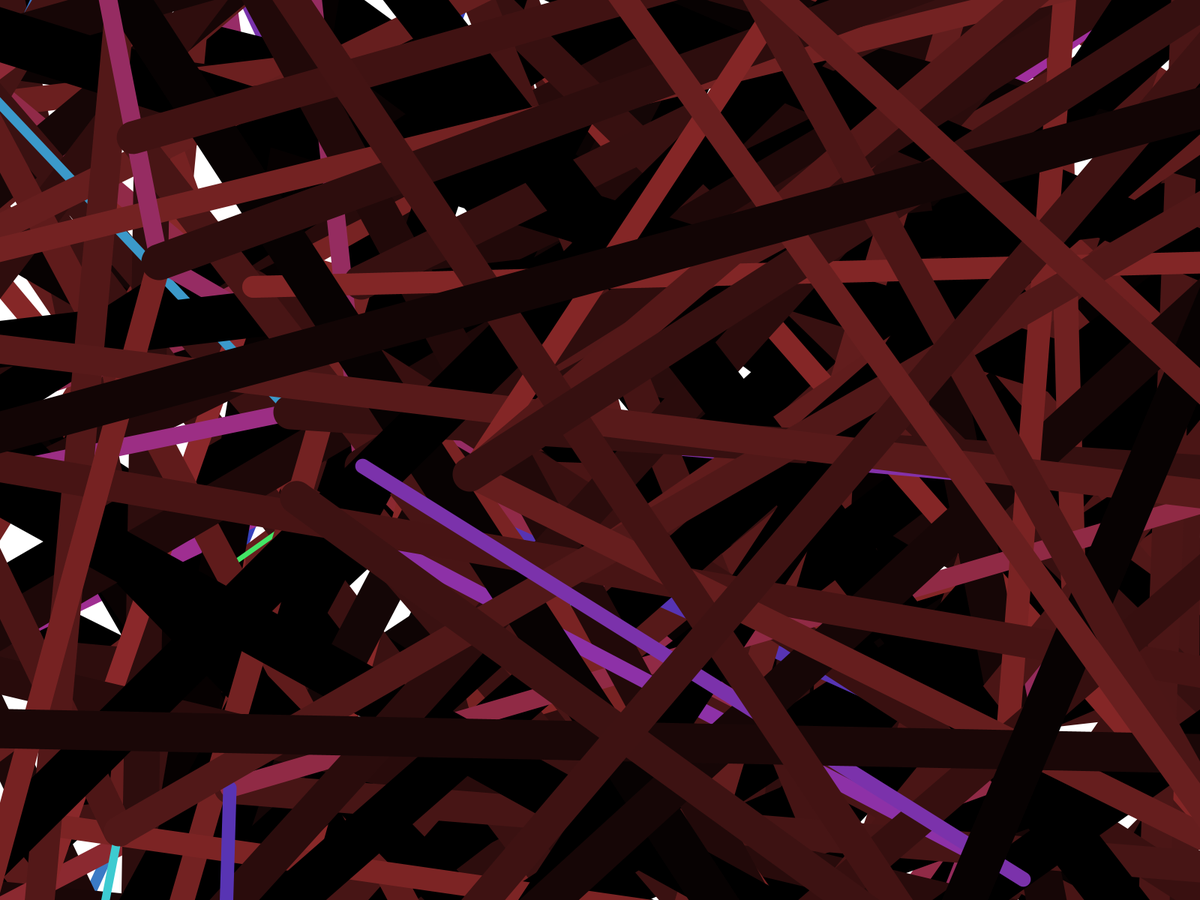
Frame 1 (no input)
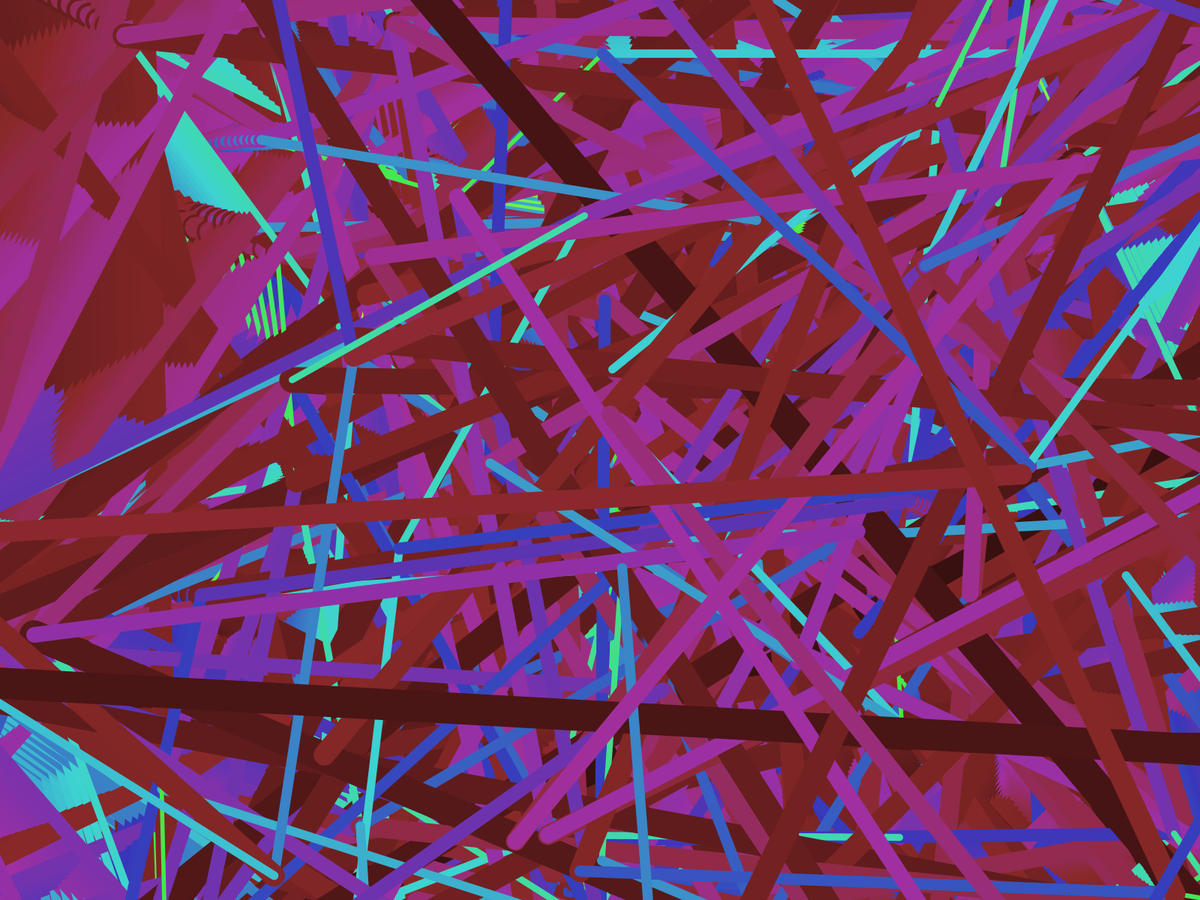
Frame 60 (the mouse pressed at the canvas centre just before this capture)
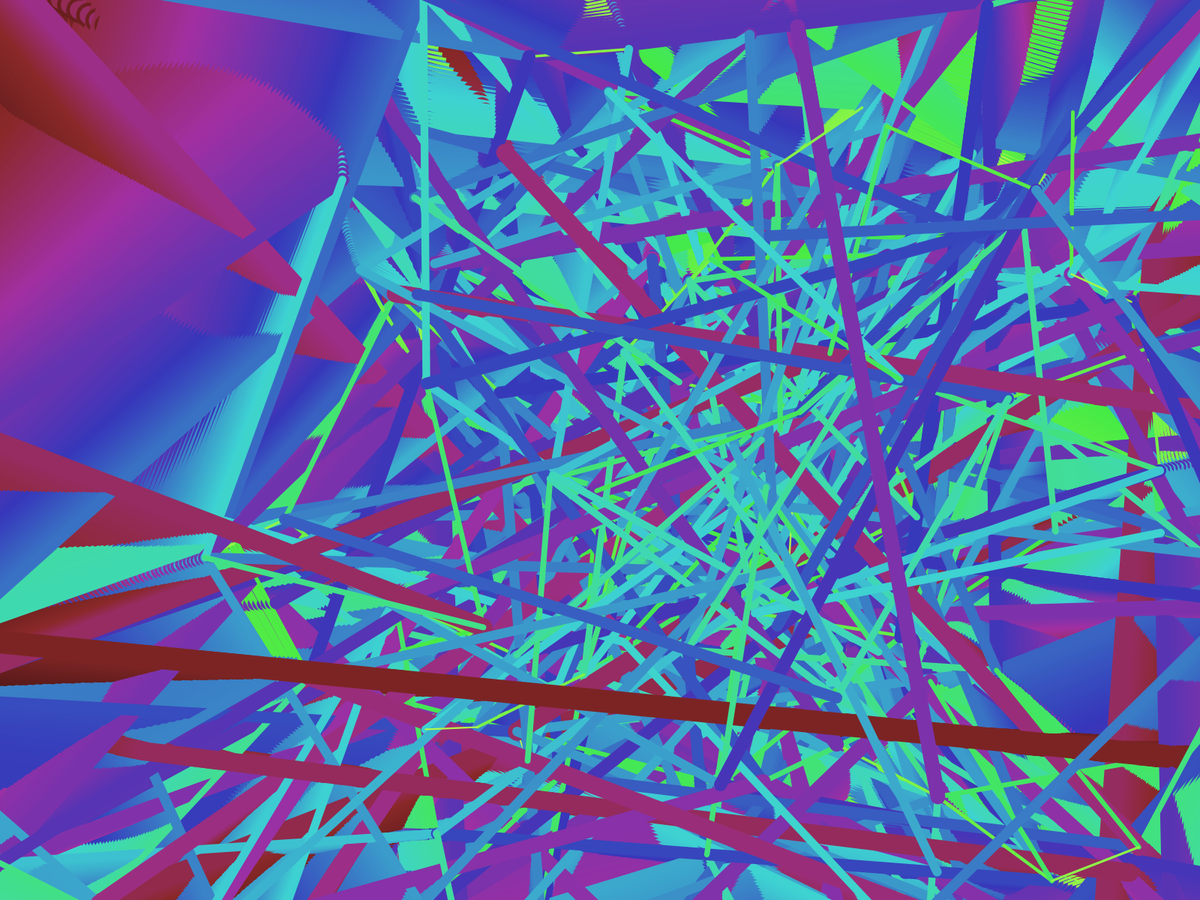
Frame 120 (the mouse held since frame 60 and released just before this capture)

The Processing sketch that drew these frames (run headless with seeded random() and noise(); from frame 60 on, the mouse is pressed at the canvas centre):

// Processing sketch: nodeNetwork
// ── nodeNetwork.pde
class network {

  ArrayList<node> nodes;
  ArrayList<spring> connections;

  public network() {
    nodes = new ArrayList<node>();
    connections = new ArrayList<spring>();
  }

  void randPopulate(int numNodes, int numConnections, int minX, int minY) {
    for (int i = 0; i < numNodes; i++) {
      node current = new node(random(-1000,3000), random(-1000,2400));
      nodes.add(current);
    }

    for (int i = 0; i < numConnections; i++) {
      int k = (int)random(numNodes);
      int j = (int)random(numNodes);
      if(k == j) continue;

      connections.add(new spring(nodes.get(k),nodes.get(j)));
    }
  }
  
  void draw(){
    for(spring s: connections){
      s.update();
      s.draw();
    }
    for(node n: nodes){
      n.attract(nodes);
      n.update();
      //n.drawNode();
    }
    
    
  }
}

// ── attractor.pde
class attractor{
  float x=0, y = 0;
  float radius = 500;
  
  attractor(float x, float y){
    this.x = x;
    this.y = y;
  }
  
  void attract(Iterable<node> nodes){
    for(node n: nodes){
      attract(n);
    }
  }
  
  void attract(node n){
    float dx = x - n.x;
    float dy = y - n.y;
    float d = mag(dx,dy);
    
    if(d > 0 && d < radius){
      float s = d/radius;
      float f = 1/pow(s,.5)-1;
      f = f/radius;
      
      n.velocity.x += dx * f;
      n.velocity.y += dy * f;
    }
  }
}

// ── main.pde
import java.util.*;

network n;
attractor a;
attractor a2;

void setup(){
  fullScreen();
  n = new network();
  n.randPopulate(150,400,30,30);
  background(255);
  colorMode(HSB, 255,255,255);
  a = new attractor(width/4,height/4);
  a2 = new attractor(3*width/4, 3*height/4);
}

void draw(){
  //background(255,255,255,0);
  a.attract(n.nodes);
  a2.attract(n.nodes);
  n.draw();
}

void keyPressed(){
  if(key == 's'){
    save("image.png");
  }
  if(key == 'r'){
    //background(0);
    n.nodes.clear();
    n.connections.clear();
    n.randPopulate(150,300,30,30);
  }
}

// ── node.pde
class node extends PVector {

  PVector velocity = new PVector();
  float minX = 30, minY = 30, maxX = width - 30, maxY = height - 30;
  float damping = .1;
  int connections = 0;
  float radius = 0;
  float strength = -5;

  public node(float x, float y) {
    this.x = x;
    this.y = y;
  }

  void drawNode() {
    noStroke();
    fill(255-map(connections, 0, 10, 0, 255));
    circle(x,y,5);
  }
  
  void update() {
    x += velocity.x;
    y += velocity.y;
    
    /*if(x < minX){
      x = minX;
      velocity.x = -velocity.x;
    }
    if(x > maxX){
      x = maxX;
      velocity.x = -velocity.x;
    }
    if(y < minY){
      y = minY;
      velocity.y = -velocity.y;
    }
    if(y > maxY){
      y = maxY;
      velocity.y = -velocity.y;
    }*/
    
    velocity.x *= (1-damping);
    velocity.y *= (1-damping);
  }
  
  void attract(Iterable<node> nodes){
    for(node n: nodes){
      if(n == null) break;
      if(n == this) continue;
      
      attract(n);
    }
  }
  
  void attract(node n){
    float d = PVector.dist(this, n);
    
    if(d > 0 && d < radius){
      float s = pow(d/radius, 1/.5);
      float f = s * 9 * strength * (1/(s+1) + ((s-3)/4)) / d; 
      
      PVector df = PVector.sub(this,n);
      df.mult(f);
      
      n.velocity.x += df.x;
      n.velocity.y += df.y;
    }
  }
  
  
}

// ── spring.pde
class spring {

  node fromNode;
  node toNode;

  float length = 50;
  float stiffness = .04;
  float damping = .99;

  spring(node toNode, node fromNode) {
    toNode.connections++;
    fromNode.connections++;
    this.toNode = toNode;
    this.fromNode = fromNode;
  }

  void update() {
    PVector diff = PVector.sub(toNode, fromNode);
    diff.normalize();
    diff.mult(length);
    PVector target = PVector.add(fromNode, diff);

    PVector force = PVector.sub(target, toNode);
    force.mult(.5);
    force.mult(stiffness);
    force.mult(1-damping);

    toNode.velocity.add(force);
    fromNode.velocity.add(PVector.mult(force, -1));
  }

  void draw() {
    stroke(map(PVector.dist(fromNode, toNode), 0, 500, 50, 120), 180, 255-map(PVector.dist(fromNode, toNode), 0, 2500, 0, 200));
    strokeWeight(map(PVector.dist(fromNode, toNode), 0, 500, 1, 10));
    line(toNode.x,toNode.y,fromNode.x,fromNode.y);
  }
}
